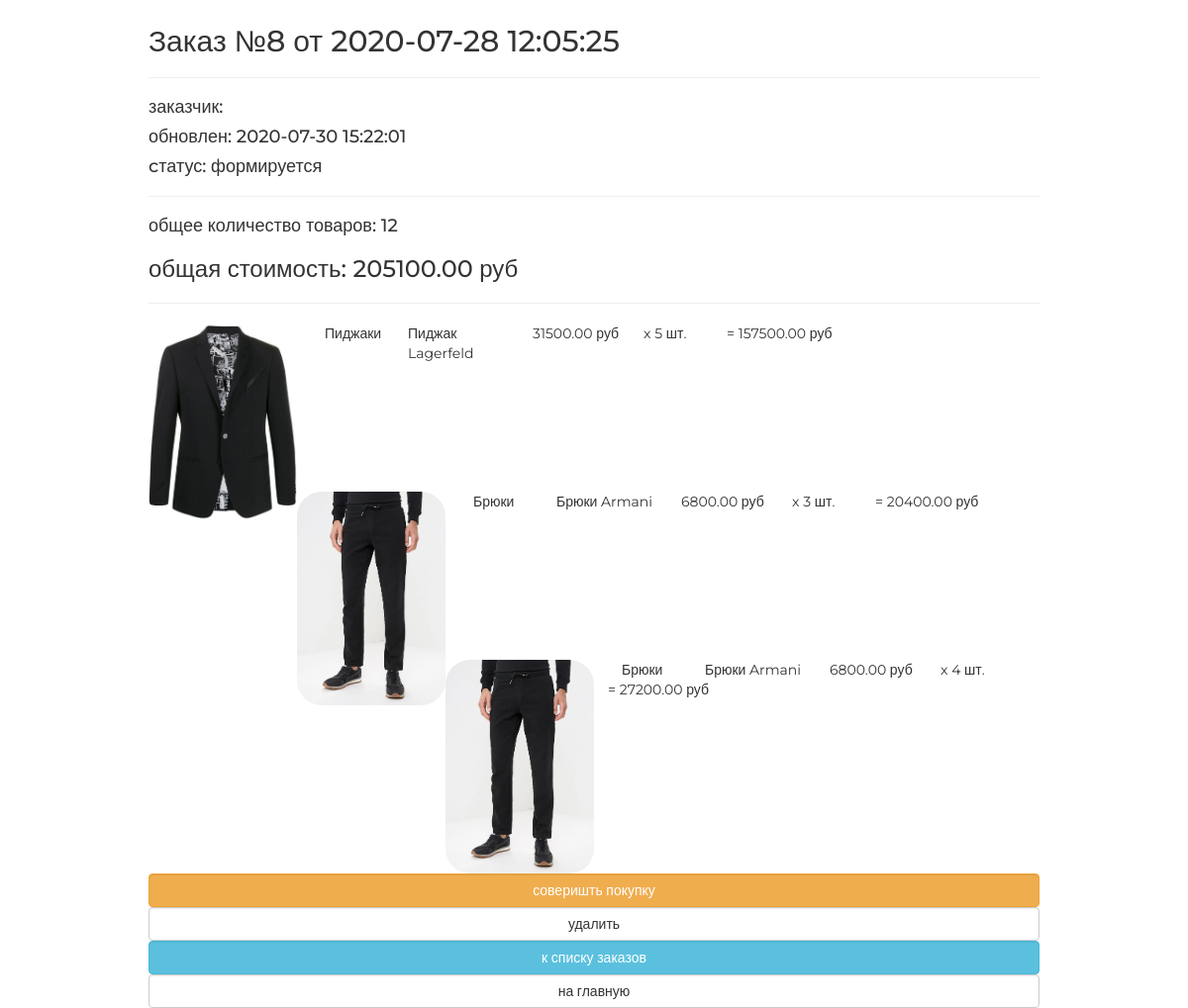
The app's page /orders/order/read/8/ with its own data.
### ordersapp/models.py (models this page shows, shortened)
class Order(models.Model):
    FORMING = 'FM'
    SENT_TO_PROCEED = 'STP'
    PROCEED = 'PRD'
    PAID = 'PD'
    READY = 'RDY'
    CANCEL = 'CNC'
    ORDER_STATUS_CHOICES = (
        (FORMING, 'формируется'),
        (SENT_TO_PROCEED, 'отправлен в обработку'),
        (PROCEED, 'оплачен'),
        (PAID, 'обрабатывается'),
        (READY, 'готов к выдаче'),
        (CANCEL, 'отменён'),
    )
    user = models.ForeignKey(get_user_model(), on_delete=models.CASCADE)
    created = models.DateTimeField(verbose_name='Создан', auto_now_add=True)
    updated = models.DateTimeField(verbose_name='Обновлён', auto_now=True)
    status = models.CharField(verbose_name='Статус',
                              max_length=3,
                              choices=ORDER_STATUS_CHOICES,
                              default=FORMING)
    is_active = models.BooleanField(verbose_name='активен',db_index=True, default=True)
    class Meta:
        ordering = ('pk',)
        verbose_name = 'заказ'
        verbose_name_plural = 'заказы'
    def get_summary(self):
        items = self.orderitems.select_related()
        return {
            'total_cost':sum(list(map(lambda x: x.quantity * x.product.price, items))),
            'total_quantity':sum(list(map(lambda x: x.quantity, items)))
        }

class OrderItem(models.Model):
    order = models.ForeignKey(Order, related_name="orderitems",
                              on_delete=models.CASCADE)
    product = models.ForeignKey(Product, verbose_name='продукт',
                                on_delete=models.CASCADE)
    quantity = models.PositiveIntegerField(verbose_name='количество',
                                           default=0)
    @property
    def get_product_cost(self):
        return self.product.price * self.quantity

### mainapp/models.py (models this page shows, shortened)
class Product(models.Model):
    category = models.ForeignKey(ProductCategory, verbose_name='категория продукта', on_delete=models.CASCADE)
    name = models.CharField('имя продукта', max_length=128)
    image = models.ImageField(upload_to='products_images', blank=True)
    short_desc = models.CharField('краткое описание', max_length=64, blank=True)
    desc = models.TextField('описание товара', blank=True)
    price = models.DecimalField('цена продукта', max_digits=8, decimal_places=2, default=0)
    quantity = models.PositiveIntegerField('количество на складе', default=0)
    is_active = models.BooleanField(db_index=True, default=True)

class ProductCategory(models.Model):
    name = models.CharField('имя категории', max_length=64)
    description = models.TextField('описание категории', blank=True)
    is_active = models.BooleanField(db_index=True, default=True)

### ordersapp/views.py (the view)
# urls.py: path('order/read/<int:pk>/', ordersapp.OrderRead.as_view(), name='order_read'),
class OrderRead(DetailView):
    model = Order
    def get_context_data(self, **kwargs):
        context = super(OrderRead, self).get_context_data(**kwargs)
        context['title'] = 'заказ/просмотр'
        return context

### basketapp/context_processors.py (called while the page is built)
def basket(request):
    if request.user.is_authenticated:
        basket = request.user.basket.select_related().all()
    else:
        basket = []
    return {
        'basket':basket,
    }

### mainapp/context_processors.py (called while the page is built)
def menu(request):
    menu = ProductCategory.objects.filter(is_active=True)
    return {
        'categories': menu,
    }

### mainapp/templatetags/my_tags.py (called while the page is built)
def media_folder_products(string):
    if not string:
        string = 'products_images/default.jpg'
    return f'{settings.MEDIA_URL}{string}'

### ordersapp/templates/ordersapp/order_detail.html
{% extends "ordersapp/base.html" %}
{% load static %}
{% load my_tags %}
{% block container %}
   {% include 'ordersapp/includes/inc__order_summary.html' %}
   <div class="basket_list">
       {% for item in object.orderitems.select_related %}
           <div class="basket_record">
               <img src="{{ item.product.image|media_folder_products }}"
                    alt="{{ item.product.short_desc }}">
               <span class="category_name">
                   {{ item.product.category.name }}
               </span>
               <span class="product_name">{{ item.product.name }}</span>
               <span class="product_price">
                   {{ item.product.price }}&nbspруб
               </span>
               <span class="product_quantitiy">
                   x {{ item.quantity }} шт.
               </span>
               <span class="product_cost">
                    = {{ item.get_product_cost }}&nbspруб
               </span>
           </div>
       {% endfor %}
   </div>
   {% include 'ordersapp/includes/inc__order_actions.html' %}
{% endblock %}

### ordersapp/templates/ordersapp/includes/inc__order_summary.html (shortened to what this page needs)
{% if object %}
    <div class="h2 order-title">Заказ №{{ object.pk }} от {{ object.created|date:"Y-m-d H:i:s" }}</div>
    <hr>
    <div class="h4 order-customer">заказчик: {{ user.last_name }} {{ user.first_name }} </div>
    <div class="h4 order-updated">обновлен: {{ object.updated|date:"Y-m-d H:i:s" }}</div>
    <div class="h4 order-status">cтатус: {{ object.get_status_display }}</div>
    <hr>
    {% with object_summary=object.get_summary %}
        <div class="h4">
            общее количество товаров:
            <span class="order_total_quantity">
                {{ object_summary.total_quantity }}
            </span>
        </div>
        <div class="h3">
            общая стоимость:
            <span class="order_total_quantity">
                {{ object_summary.total_cost }}
            </span> руб
        </div>
    {% endwith %}
{% endif %}
<hr>

### static/css/style.css (style rules this page uses)
* { margin: 0; padding: 0; }
.order_container img { display: block; float: left; width: 150px; border-radius: 25px; }
body { font-family: 'Montserrat', sans-serif; }
html, body { height: 100%; }
.basket_list span.category_name { margin-left: 2em; width: 5em; position: relative; display: block; float: left; }
.basket_list span.product_name { margin-left: 1em; width: 8em; position: relative; display: block; float: left; }
.basket_list span.product_price { margin-left: 1em; width: 7em; position: relative; display: block; float: left; }
.basket_list span.product_quantitiy { margin-left: 1em; width: 5em; position: relative; display: block; float: left; }
.basket_list span.product_cost { margin-left: 1em; width: 10em; position: relative; display: block; float: left; }
.basket_list .basket_record { position: relative; display: block; height: 170px; float: none; }

### records on screen
Order: pk "8", created "2020-07-28 12:05:25", updated "2020-07-30 15:22:01", status "формируется"
OrderItem: product.image|media_folder_products (picture), product.category.name "Пиджаки", product.name "Пиджак Lagerfeld", product.price "31500.00", quantity "5", get_product_cost "157500.00"
OrderItem: product.image|media_folder_products (picture), product.category.name "Брюки", product.name "Брюки Armani", product.price "6800.00", quantity "3", get_product_cost "20400.00"
OrderItem: product.image|media_folder_products (picture), product.category.name "Брюки", product.name "Брюки Armani", product.price "6800.00", quantity "4", get_product_cost "27200.00"

### other values on screen
{{ object_summary.total_quantity }} "12"
{{ object_summary.total_cost }} "205100.00"
